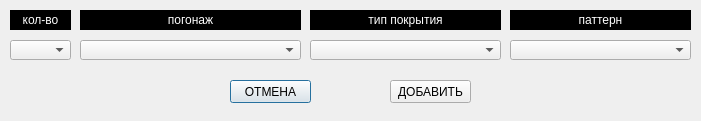
<?xml version="1.0" encoding="UTF-8"?>
<ui version="4.0">
 <class>addMoldToListDialog</class>
 <widget class="QDialog" name="addMoldToListDialog">
  <property name="geometry">
   <rect>
    <x>0</x>
    <y>0</y>
    <width>701</width>
    <height>121</height>
   </rect>
  </property>
  <property name="windowTitle">
   <string>Dialog</string>
  </property>
  <widget class="QLabel" name="label">
   <property name="geometry">
    <rect>
     <x>10</x>
     <y>10</y>
     <width>61</width>
     <height>20</height>
    </rect>
   </property>
   <property name="palette">
    <palette>
     <active>
      <colorrole role="WindowText">
       <brush brushstyle="SolidPattern">
        <color alpha="255">
         <red>255</red>
         <green>255</green>
         <blue>255</blue>
        </color>
       </brush>
      </colorrole>
      <colorrole role="Button">
       <brush brushstyle="SolidPattern">
        <color alpha="255">
         <red>0</red>
         <green>0</green>
         <blue>0</blue>
        </color>
       </brush>
      </colorrole>
      <colorrole role="Light">
       <brush brushstyle="SolidPattern">
        <color alpha="255">
         <red>0</red>
         <green>0</green>
         <blue>0</blue>
        </color>
       </brush>
      </colorrole>
      <colorrole role="Midlight">
       <brush brushstyle="SolidPattern">
        <color alpha="255">
         <red>0</red>
         <green>0</green>
         <blue>0</blue>
        </color>
       </brush>
      </colorrole>
      <colorrole role="Dark">
       <brush brushstyle="SolidPattern">
        <color alpha="255">
         <red>0</red>
         <green>0</green>
         <blue>0</blue>
        </color>
       </brush>
      </colorrole>
      <colorrole role="Mid">
       <brush brushstyle="SolidPattern">
        <color alpha="255">
         <red>0</red>
         <green>0</green>
         <blue>0</blue>
        </color>
       </brush>
      </colorrole>
      <colorrole role="Text">
       <brush brushstyle="SolidPattern">
        <color alpha="255">
         <red>255</red>
         <green>255</green>
         <blue>255</blue>
        </color>
       </brush>
      </colorrole>
      <colorrole role="BrightText">
       <brush brushstyle="SolidPattern">
        <color alpha="255">
         <red>255</red>
         <green>255</green>
         <blue>255</blue>
        </color>
       </brush>
      </colorrole>
      <colorrole role="ButtonText">
       <brush brushstyle="SolidPattern">
        <color alpha="255">
         <red>255</red>
         <green>255</green>
         <blue>255</blue>
        </color>
       </brush>
      </colorrole>
      <colorrole role="Base">
       <brush brushstyle="SolidPattern">
        <color alpha="255">
         <red>0</red>
         <green>0</green>
         <blue>0</blue>
        </color>
       </brush>
      </colorrole>
      <colorrole role="Window">
       <brush brushstyle="SolidPattern">
        <color alpha="255">
         <red>0</red>
         <green>0</green>
         <blue>0</blue>
        </color>
       </brush>
      </colorrole>
      <colorrole role="Shadow">
       <brush brushstyle="SolidPattern">
        <color alpha="255">
         <red>0</red>
         <green>0</green>
         <blue>0</blue>
        </color>
       </brush>
      </colorrole>
      <colorrole role="AlternateBase">
       <brush brushstyle="SolidPattern">
        <color alpha="255">
         <red>0</red>
         <green>0</green>
         <blue>0</blue>
        </color>
       </brush>
      </colorrole>
      <colorrole role="ToolTipBase">
       <brush brushstyle="SolidPattern">
        <color alpha="255">
         <red>255</red>
         <green>255</green>
         <blue>220</blue>
        </color>
       </brush>
      </colorrole>
      <colorrole role="ToolTipText">
       <brush brushstyle="SolidPattern">
        <color alpha="255">
         <red>0</red>
         <green>0</green>
         <blue>0</blue>
        </color>
       </brush>
      </colorrole>
     </active>
     <inactive>
      <colorrole role="WindowText">
       <brush brushstyle="SolidPattern">
        <color alpha="255">
         <red>255</red>
         <green>255</green>
         <blue>255</blue>
        </color>
       </brush>
      </colorrole>
      <colorrole role="Button">
       <brush brushstyle="SolidPattern">
        <color alpha="255">
         <red>0</red>
         <green>0</green>
         <blue>0</blue>
        </color>
       </brush>
      </colorrole>
      <colorrole role="Light">
       <brush brushstyle="SolidPattern">
        <color alpha="255">
         <red>0</red>
         <green>0</green>
         <blue>0</blue>
        </color>
       </brush>
      </colorrole>
      <colorrole role="Midlight">
       <brush brushstyle="SolidPattern">
        <color alpha="255">
         <red>0</red>
         <green>0</green>
         <blue>0</blue>
        </color>
       </brush>
      </colorrole>
      <colorrole role="Dark">
       <brush brushstyle="SolidPattern">
        <color alpha="255">
         <red>0</red>
         <green>0</green>
         <blue>0</blue>
        </color>
       </brush>
      </colorrole>
      <colorrole role="Mid">
       <brush brushstyle="SolidPattern">
        <color alpha="255">
         <red>0</red>
         <green>0</green>
         <blue>0</blue>
        </color>
       </brush>
      </colorrole>
      <colorrole role="Text">
       <brush brushstyle="SolidPattern">
        <color alpha="255">
         <red>255</red>
         <green>255</green>
         <blue>255</blue>
        </color>
       </brush>
      </colorrole>
      <colorrole role="BrightText">
       <brush brushstyle="SolidPattern">
        <color alpha="255">
         <red>255</red>
         <green>255</green>
         <blue>255</blue>
        </color>
       </brush>
      </colorrole>
      <colorrole role="ButtonText">
       <brush brushstyle="SolidPattern">
        <color alpha="255">
         <red>255</red>
         <green>255</green>
         <blue>255</blue>
        </color>
       </brush>
      </colorrole>
      <colorrole role="Base">
       <brush brushstyle="SolidPattern">
        <color alpha="255">
         <red>0</red>
         <green>0</green>
         <blue>0</blue>
        </color>
       </brush>
      </colorrole>
      <colorrole role="Window">
       <brush brushstyle="SolidPattern">
        <color alpha="255">
         <red>0</red>
         <green>0</green>
         <blue>0</blue>
        </color>
       </brush>
      </colorrole>
      <colorrole role="Shadow">
       <brush brushstyle="SolidPattern">
        <color alpha="255">
         <red>0</red>
         <green>0</green>
         <blue>0</blue>
        </color>
       </brush>
      </colorrole>
      <colorrole role="AlternateBase">
       <brush brushstyle="SolidPattern">
        <color alpha="255">
         <red>0</red>
         <green>0</green>
         <blue>0</blue>
        </color>
       </brush>
      </colorrole>
      <colorrole role="ToolTipBase">
       <brush brushstyle="SolidPattern">
        <color alpha="255">
         <red>255</red>
         <green>255</green>
         <blue>220</blue>
        </color>
       </brush>
      </colorrole>
      <colorrole role="ToolTipText">
       <brush brushstyle="SolidPattern">
        <color alpha="255">
         <red>0</red>
         <green>0</green>
         <blue>0</blue>
        </color>
       </brush>
      </colorrole>
     </inactive>
     <disabled>
      <colorrole role="WindowText">
       <brush brushstyle="SolidPattern">
        <color alpha="255">
         <red>0</red>
         <green>0</green>
         <blue>0</blue>
        </color>
       </brush>
      </colorrole>
      <colorrole role="Button">
       <brush brushstyle="SolidPattern">
        <color alpha="255">
         <red>0</red>
         <green>0</green>
         <blue>0</blue>
        </color>
       </brush>
      </colorrole>
      <colorrole role="Light">
       <brush brushstyle="SolidPattern">
        <color alpha="255">
         <red>0</red>
         <green>0</green>
         <blue>0</blue>
        </color>
       </brush>
      </colorrole>
      <colorrole role="Midlight">
       <brush brushstyle="SolidPattern">
        <color alpha="255">
         <red>0</red>
         <green>0</green>
         <blue>0</blue>
        </color>
       </brush>
      </colorrole>
      <colorrole role="Dark">
       <brush brushstyle="SolidPattern">
        <color alpha="255">
         <red>0</red>
         <green>0</green>
         <blue>0</blue>
        </color>
       </brush>
      </colorrole>
      <colorrole role="Mid">
       <brush brushstyle="SolidPattern">
        <color alpha="255">
         <red>0</red>
         <green>0</green>
         <blue>0</blue>
        </color>
       </brush>
      </colorrole>
      <colorrole role="Text">
       <brush brushstyle="SolidPattern">
        <color alpha="255">
         <red>0</red>
         <green>0</green>
         <blue>0</blue>
        </color>
       </brush>
      </colorrole>
      <colorrole role="BrightText">
       <brush brushstyle="SolidPattern">
        <color alpha="255">
         <red>255</red>
         <green>255</green>
         <blue>255</blue>
        </color>
       </brush>
      </colorrole>
      <colorrole role="ButtonText">
       <brush brushstyle="SolidPattern">
        <color alpha="255">
         <red>0</red>
         <green>0</green>
         <blue>0</blue>
        </color>
       </brush>
      </colorrole>
      <colorrole role="Base">
       <brush brushstyle="SolidPattern">
        <color alpha="255">
         <red>0</red>
         <green>0</green>
         <blue>0</blue>
        </color>
       </brush>
      </colorrole>
      <colorrole role="Window">
       <brush brushstyle="SolidPattern">
        <color alpha="255">
         <red>0</red>
         <green>0</green>
         <blue>0</blue>
        </color>
       </brush>
      </colorrole>
      <colorrole role="Shadow">
       <brush brushstyle="SolidPattern">
        <color alpha="255">
         <red>0</red>
         <green>0</green>
         <blue>0</blue>
        </color>
       </brush>
      </colorrole>
      <colorrole role="AlternateBase">
       <brush brushstyle="SolidPattern">
        <color alpha="255">
         <red>0</red>
         <green>0</green>
         <blue>0</blue>
        </color>
       </brush>
      </colorrole>
      <colorrole role="ToolTipBase">
       <brush brushstyle="SolidPattern">
        <color alpha="255">
         <red>255</red>
         <green>255</green>
         <blue>220</blue>
        </color>
       </brush>
      </colorrole>
      <colorrole role="ToolTipText">
       <brush brushstyle="SolidPattern">
        <color alpha="255">
         <red>0</red>
         <green>0</green>
         <blue>0</blue>
        </color>
       </brush>
      </colorrole>
     </disabled>
    </palette>
   </property>
   <property name="autoFillBackground">
    <bool>true</bool>
   </property>
   <property name="text">
    <string>кол-во</string>
   </property>
   <property name="textFormat">
    <enum>Qt::RichText</enum>
   </property>
   <property name="alignment">
    <set>Qt::AlignCenter</set>
   </property>
  </widget>
  <widget class="QLabel" name="label_2">
   <property name="geometry">
    <rect>
     <x>80</x>
     <y>10</y>
     <width>221</width>
     <height>20</height>
    </rect>
   </property>
   <property name="palette">
    <palette>
     <active>
      <colorrole role="WindowText">
       <brush brushstyle="SolidPattern">
        <color alpha="255">
         <red>255</red>
         <green>255</green>
         <blue>255</blue>
        </color>
       </brush>
      </colorrole>
      <colorrole role="Button">
       <brush brushstyle="SolidPattern">
        <color alpha="255">
         <red>0</red>
         <green>0</green>
         <blue>0</blue>
        </color>
       </brush>
      </colorrole>
      <colorrole role="Light">
       <brush brushstyle="SolidPattern">
        <color alpha="255">
         <red>0</red>
         <green>0</green>
         <blue>0</blue>
        </color>
       </brush>
      </colorrole>
      <colorrole role="Midlight">
       <brush brushstyle="SolidPattern">
        <color alpha="255">
         <red>0</red>
         <green>0</green>
         <blue>0</blue>
        </color>
       </brush>
      </colorrole>
      <colorrole role="Dark">
       <brush brushstyle="SolidPattern">
        <color alpha="255">
         <red>0</red>
         <green>0</green>
         <blue>0</blue>
        </color>
       </brush>
      </colorrole>
      <colorrole role="Mid">
       <brush brushstyle="SolidPattern">
        <color alpha="255">
         <red>0</red>
         <green>0</green>
         <blue>0</blue>
        </color>
       </brush>
      </colorrole>
      <colorrole role="Text">
       <brush brushstyle="SolidPattern">
        <color alpha="255">
         <red>255</red>
         <green>255</green>
         <blue>255</blue>
        </color>
       </brush>
      </colorrole>
      <colorrole role="BrightText">
       <brush brushstyle="SolidPattern">
        <color alpha="255">
         <red>255</red>
         <green>255</green>
         <blue>255</blue>
        </color>
       </brush>
      </colorrole>
      <colorrole role="ButtonText">
       <brush brushstyle="SolidPattern">
        <color alpha="255">
         <red>255</red>
         <green>255</green>
         <blue>255</blue>
        </color>
       </brush>
      </colorrole>
      <colorrole role="Base">
       <brush brushstyle="SolidPattern">
        <color alpha="255">
         <red>0</red>
         <green>0</green>
         <blue>0</blue>
        </color>
       </brush>
      </colorrole>
      <colorrole role="Window">
       <brush brushstyle="SolidPattern">
        <color alpha="255">
         <red>0</red>
         <green>0</green>
         <blue>0</blue>
        </color>
       </brush>
      </colorrole>
      <colorrole role="Shadow">
       <brush brushstyle="SolidPattern">
        <color alpha="255">
         <red>0</red>
         <green>0</green>
         <blue>0</blue>
        </color>
       </brush>
      </colorrole>
      <colorrole role="AlternateBase">
       <brush brushstyle="SolidPattern">
        <color alpha="255">
         <red>0</red>
         <green>0</green>
         <blue>0</blue>
        </color>
       </brush>
      </colorrole>
      <colorrole role="ToolTipBase">
       <brush brushstyle="SolidPattern">
        <color alpha="255">
         <red>255</red>
         <green>255</green>
         <blue>220</blue>
        </color>
       </brush>
      </colorrole>
      <colorrole role="ToolTipText">
       <brush brushstyle="SolidPattern">
        <color alpha="255">
         <red>0</red>
         <green>0</green>
         <blue>0</blue>
        </color>
       </brush>
      </colorrole>
     </active>
     <inactive>
      <colorrole role="WindowText">
       <brush brushstyle="SolidPattern">
        <color alpha="255">
         <red>255</red>
         <green>255</green>
         <blue>255</blue>
        </color>
       </brush>
      </colorrole>
      <colorrole role="Button">
       <brush brushstyle="SolidPattern">
        <color alpha="255">
         <red>0</red>
         <green>0</green>
         <blue>0</blue>
        </color>
       </brush>
      </colorrole>
      <colorrole role="Light">
       <brush brushstyle="SolidPattern">
        <color alpha="255">
         <red>0</red>
         <green>0</green>
         <blue>0</blue>
        </color>
       </brush>
      </colorrole>
      <colorrole role="Midlight">
       <brush brushstyle="SolidPattern">
        <color alpha="255">
         <red>0</red>
         <green>0</green>
         <blue>0</blue>
        </color>
       </brush>
      </colorrole>
      <colorrole role="Dark">
       <brush brushstyle="SolidPattern">
        <color alpha="255">
         <red>0</red>
         <green>0</green>
         <blue>0</blue>
        </color>
       </brush>
      </colorrole>
      <colorrole role="Mid">
       <brush brushstyle="SolidPattern">
        <color alpha="255">
         <red>0</red>
         <green>0</green>
         <blue>0</blue>
        </color>
       </brush>
      </colorrole>
      <colorrole role="Text">
       <brush brushstyle="SolidPattern">
        <color alpha="255">
         <red>255</red>
         <green>255</green>
         <blue>255</blue>
        </color>
       </brush>
      </colorrole>
      <colorrole role="BrightText">
       <brush brushstyle="SolidPattern">
        <color alpha="255">
         <red>255</red>
         <green>255</green>
         <blue>255</blue>
        </color>
       </brush>
      </colorrole>
      <colorrole role="ButtonText">
       <brush brushstyle="SolidPattern">
        <color alpha="255">
         <red>255</red>
         <green>255</green>
         <blue>255</blue>
        </color>
       </brush>
      </colorrole>
      <colorrole role="Base">
       <brush brushstyle="SolidPattern">
        <color alpha="255">
         <red>0</red>
         <green>0</green>
         <blue>0</blue>
        </color>
       </brush>
      </colorrole>
      <colorrole role="Window">
       <brush brushstyle="SolidPattern">
        <color alpha="255">
         <red>0</red>
         <green>0</green>
         <blue>0</blue>
        </color>
       </brush>
      </colorrole>
      <colorrole role="Shadow">
       <brush brushstyle="SolidPattern">
        <color alpha="255">
         <red>0</red>
         <green>0</green>
         <blue>0</blue>
        </color>
       </brush>
      </colorrole>
      <colorrole role="AlternateBase">
       <brush brushstyle="SolidPattern">
        <color alpha="255">
         <red>0</red>
         <green>0</green>
         <blue>0</blue>
        </color>
       </brush>
      </colorrole>
      <colorrole role="ToolTipBase">
       <brush brushstyle="SolidPattern">
        <color alpha="255">
         <red>255</red>
         <green>255</green>
         <blue>220</blue>
        </color>
       </brush>
      </colorrole>
      <colorrole role="ToolTipText">
       <brush brushstyle="SolidPattern">
        <color alpha="255">
         <red>0</red>
         <green>0</green>
         <blue>0</blue>
        </color>
       </brush>
      </colorrole>
     </inactive>
     <disabled>
      <colorrole role="WindowText">
       <brush brushstyle="SolidPattern">
        <color alpha="255">
         <red>0</red>
         <green>0</green>
         <blue>0</blue>
        </color>
       </brush>
      </colorrole>
      <colorrole role="Button">
       <brush brushstyle="SolidPattern">
        <color alpha="255">
         <red>0</red>
         <green>0</green>
         <blue>0</blue>
        </color>
       </brush>
      </colorrole>
      <colorrole role="Light">
       <brush brushstyle="SolidPattern">
        <color alpha="255">
         <red>0</red>
         <green>0</green>
         <blue>0</blue>
        </color>
       </brush>
      </colorrole>
      <colorrole role="Midlight">
       <brush brushstyle="SolidPattern">
        <color alpha="255">
         <red>0</red>
         <green>0</green>
         <blue>0</blue>
        </color>
       </brush>
      </colorrole>
      <colorrole role="Dark">
       <brush brushstyle="SolidPattern">
        <color alpha="255">
         <red>0</red>
         <green>0</green>
         <blue>0</blue>
        </color>
       </brush>
      </colorrole>
      <colorrole role="Mid">
       <brush brushstyle="SolidPattern">
        <color alpha="255">
         <red>0</red>
         <green>0</green>
         <blue>0</blue>
        </color>
       </brush>
      </colorrole>
      <colorrole role="Text">
       <brush brushstyle="SolidPattern">
        <color alpha="255">
         <red>0</red>
         <green>0</green>
         <blue>0</blue>
        </color>
       </brush>
      </colorrole>
      <colorrole role="BrightText">
       <brush brushstyle="SolidPattern">
        <color alpha="255">
         <red>255</red>
         <green>255</green>
         <blue>255</blue>
        </color>
       </brush>
      </colorrole>
      <colorrole role="ButtonText">
       <brush brushstyle="SolidPattern">
        <color alpha="255">
         <red>0</red>
         <green>0</green>
         <blue>0</blue>
        </color>
       </brush>
      </colorrole>
      <colorrole role="Base">
       <brush brushstyle="SolidPattern">
        <color alpha="255">
         <red>0</red>
         <green>0</green>
         <blue>0</blue>
        </color>
       </brush>
      </colorrole>
      <colorrole role="Window">
       <brush brushstyle="SolidPattern">
        <color alpha="255">
         <red>0</red>
         <green>0</green>
         <blue>0</blue>
        </color>
       </brush>
      </colorrole>
      <colorrole role="Shadow">
       <brush brushstyle="SolidPattern">
        <color alpha="255">
         <red>0</red>
         <green>0</green>
         <blue>0</blue>
        </color>
       </brush>
      </colorrole>
      <colorrole role="AlternateBase">
       <brush brushstyle="SolidPattern">
        <color alpha="255">
         <red>0</red>
         <green>0</green>
         <blue>0</blue>
        </color>
       </brush>
      </colorrole>
      <colorrole role="ToolTipBase">
       <brush brushstyle="SolidPattern">
        <color alpha="255">
         <red>255</red>
         <green>255</green>
         <blue>220</blue>
        </color>
       </brush>
      </colorrole>
      <colorrole role="ToolTipText">
       <brush brushstyle="SolidPattern">
        <color alpha="255">
         <red>0</red>
         <green>0</green>
         <blue>0</blue>
        </color>
       </brush>
      </colorrole>
     </disabled>
    </palette>
   </property>
   <property name="autoFillBackground">
    <bool>true</bool>
   </property>
   <property name="text">
    <string>погонаж</string>
   </property>
   <property name="textFormat">
    <enum>Qt::RichText</enum>
   </property>
   <property name="alignment">
    <set>Qt::AlignCenter</set>
   </property>
  </widget>
  <widget class="QLabel" name="label_3">
   <property name="geometry">
    <rect>
     <x>310</x>
     <y>10</y>
     <width>191</width>
     <height>20</height>
    </rect>
   </property>
   <property name="palette">
    <palette>
     <active>
      <colorrole role="WindowText">
       <brush brushstyle="SolidPattern">
        <color alpha="255">
         <red>255</red>
         <green>255</green>
         <blue>255</blue>
        </color>
       </brush>
      </colorrole>
      <colorrole role="Button">
       <brush brushstyle="SolidPattern">
        <color alpha="255">
         <red>0</red>
         <green>0</green>
         <blue>0</blue>
        </color>
       </brush>
      </colorrole>
      <colorrole role="Light">
       <brush brushstyle="SolidPattern">
        <color alpha="255">
         <red>0</red>
         <green>0</green>
         <blue>0</blue>
        </color>
       </brush>
      </colorrole>
      <colorrole role="Midlight">
       <brush brushstyle="SolidPattern">
        <color alpha="255">
         <red>0</red>
         <green>0</green>
         <blue>0</blue>
        </color>
       </brush>
      </colorrole>
      <colorrole role="Dark">
       <brush brushstyle="SolidPattern">
        <color alpha="255">
         <red>0</red>
         <green>0</green>
         <blue>0</blue>
        </color>
       </brush>
      </colorrole>
      <colorrole role="Mid">
       <brush brushstyle="SolidPattern">
        <color alpha="255">
         <red>0</red>
         <green>0</green>
         <blue>0</blue>
        </color>
       </brush>
      </colorrole>
      <colorrole role="Text">
       <brush brushstyle="SolidPattern">
        <color alpha="255">
         <red>255</red>
         <green>255</green>
         <blue>255</blue>
        </color>
       </brush>
      </colorrole>
      <colorrole role="BrightText">
       <brush brushstyle="SolidPattern">
        <color alpha="255">
         <red>255</red>
         <green>255</green>
         <blue>255</blue>
        </color>
       </brush>
      </colorrole>
      <colorrole role="ButtonText">
       <brush brushstyle="SolidPattern">
        <color alpha="255">
         <red>255</red>
         <green>255</green>
         <blue>255</blue>
        </color>
       </brush>
      </colorrole>
      <colorrole role="Base">
       <brush brushstyle="SolidPattern">
        <color alpha="255">
         <red>0</red>
         <green>0</green>
         <blue>0</blue>
        </color>
       </brush>
      </colorrole>
      <colorrole role="Window">
       <brush brushstyle="SolidPattern">
        <color alpha="255">
         <red>0</red>
         <green>0</green>
         <blue>0</blue>
        </color>
       </brush>
      </colorrole>
      <colorrole role="Shadow">
       <brush brushstyle="SolidPattern">
        <color alpha="255">
         <red>0</red>
         <green>0</green>
         <blue>0</blue>
        </color>
       </brush>
      </colorrole>
      <colorrole role="AlternateBase">
       <brush brushstyle="SolidPattern">
        <color alpha="255">
         <red>0</red>
         <green>0</green>
         <blue>0</blue>
        </color>
       </brush>
      </colorrole>
      <colorrole role="ToolTipBase">
       <brush brushstyle="SolidPattern">
        <color alpha="255">
         <red>255</red>
         <green>255</green>
         <blue>220</blue>
        </color>
       </brush>
      </colorrole>
      <colorrole role="ToolTipText">
       <brush brushstyle="SolidPattern">
        <color alpha="255">
         <red>0</red>
         <green>0</green>
         <blue>0</blue>
        </color>
       </brush>
      </colorrole>
     </active>
     <inactive>
      <colorrole role="WindowText">
       <brush brushstyle="SolidPattern">
        <color alpha="255">
         <red>255</red>
         <green>255</green>
         <blue>255</blue>
        </color>
       </brush>
      </colorrole>
      <colorrole role="Button">
       <brush brushstyle="SolidPattern">
        <color alpha="255">
         <red>0</red>
         <green>0</green>
         <blue>0</blue>
        </color>
       </brush>
      </colorrole>
      <colorrole role="Light">
       <brush brushstyle="SolidPattern">
        <color alpha="255">
         <red>0</red>
         <green>0</green>
         <blue>0</blue>
        </color>
       </brush>
      </colorrole>
      <colorrole role="Midlight">
       <brush brushstyle="SolidPattern">
        <color alpha="255">
         <red>0</red>
         <green>0</green>
         <blue>0</blue>
        </color>
       </brush>
      </colorrole>
      <colorrole role="Dark">
       <brush brushstyle="SolidPattern">
        <color alpha="255">
         <red>0</red>
         <green>0</green>
         <blue>0</blue>
        </color>
       </brush>
      </colorrole>
      <colorrole role="Mid">
       <brush brushstyle="SolidPattern">
        <color alpha="255">
         <red>0</red>
         <green>0</green>
         <blue>0</blue>
        </color>
       </brush>
      </colorrole>
      <colorrole role="Text">
       <brush brushstyle="SolidPattern">
        <color alpha="255">
         <red>255</red>
         <green>255</green>
         <blue>255</blue>
        </color>
       </brush>
      </colorrole>
      <colorrole role="BrightText">
       <brush brushstyle="SolidPattern">
        <color alpha="255">
         <red>255</red>
         <green>255</green>
         <blue>255</blue>
        </color>
       </brush>
      </colorrole>
      <colorrole role="ButtonText">
       <brush brushstyle="SolidPattern">
        <color alpha="255">
         <red>255</red>
         <green>255</green>
         <blue>255</blue>
        </color>
       </brush>
      </colorrole>
      <colorrole role="Base">
       <brush brushstyle="SolidPattern">
        <color alpha="255">
         <red>0</red>
         <green>0</green>
         <blue>0</blue>
        </color>
       </brush>
      </colorrole>
      <colorrole role="Window">
       <brush brushstyle="SolidPattern">
        <color alpha="255">
         <red>0</red>
         <green>0</green>
         <blue>0</blue>
        </color>
       </brush>
      </colorrole>
      <colorrole role="Shadow">
       <brush brushstyle="SolidPattern">
        <color alpha="255">
         <red>0</red>
         <green>0</green>
         <blue>0</blue>
        </color>
       </brush>
      </colorrole>
      <colorrole role="AlternateBase">
       <brush brushstyle="SolidPattern">
        <color alpha="255">
         <red>0</red>
         <green>0</green>
         <blue>0</blue>
        </color>
       </brush>
      </colorrole>
      <colorrole role="ToolTipBase">
       <brush brushstyle="SolidPattern">
        <color alpha="255">
         <red>255</red>
         <green>255</green>
         <blue>220</blue>
        </color>
       </brush>
      </colorrole>
      <colorrole role="ToolTipText">
       <brush brushstyle="SolidPattern">
        <color alpha="255">
         <red>0</red>
         <green>0</green>
         <blue>0</blue>
        </color>
       </brush>
      </colorrole>
     </inactive>
     <disabled>
      <colorrole role="WindowText">
       <brush brushstyle="SolidPattern">
        <color alpha="255">
         <red>0</red>
         <green>0</green>
         <blue>0</blue>
        </color>
       </brush>
      </colorrole>
      <colorrole role="Button">
       <brush brushstyle="SolidPattern">
        <color alpha="255">
         <red>0</red>
         <green>0</green>
         <blue>0</blue>
        </color>
       </brush>
      </colorrole>
      <colorrole role="Light">
       <brush brushstyle="SolidPattern">
        <color alpha="255">
         <red>0</red>
         <green>0</green>
         <blue>0</blue>
        </color>
       </brush>
      </colorrole>
      <colorrole role="Midlight">
       <brush brushstyle="SolidPattern">
        <color alpha="255">
         <red>0</red>
         <green>0</green>
         <blue>0</blue>
        </color>
       </brush>
      </colorrole>
      <colorrole role="Dark">
       <brush brushstyle="SolidPattern">
        <color alpha="255">
         <red>0</red>
         <green>0</green>
         <blue>0</blue>
        </color>
       </brush>
      </colorrole>
      <colorrole role="Mid">
       <brush brushstyle="SolidPattern">
        <color alpha="255">
         <red>0</red>
         <green>0</green>
         <blue>0</blue>
        </color>
       </brush>
      </colorrole>
      <colorrole role="Text">
       <brush brushstyle="SolidPattern">
        <color alpha="255">
         <red>0</red>
         <green>0</green>
         <blue>0</blue>
        </color>
       </brush>
      </colorrole>
      <colorrole role="BrightText">
       <brush brushstyle="SolidPattern">
        <color alpha="255">
         <red>255</red>
         <green>255</green>
         <blue>255</blue>
        </color>
       </brush>
      </colorrole>
      <colorrole role="ButtonText">
       <brush brushstyle="SolidPattern">
        <color alpha="255">
         <red>0</red>
         <green>0</green>
         <blue>0</blue>
        </color>
       </brush>
      </colorrole>
      <colorrole role="Base">
       <brush brushstyle="SolidPattern">
        <color alpha="255">
         <red>0</red>
         <green>0</green>
         <blue>0</blue>
        </color>
       </brush>
      </colorrole>
      <colorrole role="Window">
       <brush brushstyle="SolidPattern">
        <color alpha="255">
         <red>0</red>
         <green>0</green>
         <blue>0</blue>
        </color>
       </brush>
      </colorrole>
      <colorrole role="Shadow">
       <brush brushstyle="SolidPattern">
        <color alpha="255">
         <red>0</red>
         <green>0</green>
         <blue>0</blue>
        </color>
       </brush>
      </colorrole>
      <colorrole role="AlternateBase">
       <brush brushstyle="SolidPattern">
        <color alpha="255">
         <red>0</red>
         <green>0</green>
         <blue>0</blue>
        </color>
       </brush>
      </colorrole>
      <colorrole role="ToolTipBase">
       <brush brushstyle="SolidPattern">
        <color alpha="255">
         <red>255</red>
         <green>255</green>
         <blue>220</blue>
        </color>
       </brush>
      </colorrole>
      <colorrole role="ToolTipText">
       <brush brushstyle="SolidPattern">
        <color alpha="255">
         <red>0</red>
         <green>0</green>
         <blue>0</blue>
        </color>
       </brush>
      </colorrole>
     </disabled>
    </palette>
   </property>
   <property name="autoFillBackground">
    <bool>true</bool>
   </property>
   <property name="text">
    <string>тип покрытия</string>
   </property>
   <property name="textFormat">
    <enum>Qt::RichText</enum>
   </property>
   <property name="alignment">
    <set>Qt::AlignCenter</set>
   </property>
  </widget>
  <widget class="QLabel" name="label_5">
   <property name="geometry">
    <rect>
     <x>510</x>
     <y>10</y>
     <width>181</width>
     <height>20</height>
    </rect>
   </property>
   <property name="palette">
    <palette>
     <active>
      <colorrole role="WindowText">
       <brush brushstyle="SolidPattern">
        <color alpha="255">
         <red>255</red>
         <green>255</green>
         <blue>255</blue>
        </color>
       </brush>
      </colorrole>
      <colorrole role="Button">
       <brush brushstyle="SolidPattern">
        <color alpha="255">
         <red>0</red>
         <green>0</green>
         <blue>0</blue>
        </color>
       </brush>
      </colorrole>
      <colorrole role="Light">
       <brush brushstyle="SolidPattern">
        <color alpha="255">
         <red>0</red>
         <green>0</green>
         <blue>0</blue>
        </color>
       </brush>
      </colorrole>
      <colorrole role="Midlight">
       <brush brushstyle="SolidPattern">
        <color alpha="255">
         <red>0</red>
         <green>0</green>
         <blue>0</blue>
        </color>
       </brush>
      </colorrole>
      <colorrole role="Dark">
       <brush brushstyle="SolidPattern">
        <color alpha="255">
         <red>0</red>
         <green>0</green>
         <blue>0</blue>
        </color>
       </brush>
      </colorrole>
      <colorrole role="Mid">
       <brush brushstyle="SolidPattern">
        <color alpha="255">
         <red>0</red>
         <green>0</green>
         <blue>0</blue>
        </color>
       </brush>
      </colorrole>
      <colorrole role="Text">
       <brush brushstyle="SolidPattern">
        <color alpha="255">
         <red>255</red>
         <green>255</green>
         <blue>255</blue>
        </color>
       </brush>
      </colorrole>
      <colorrole role="BrightText">
       <brush brushstyle="SolidPattern">
        <color alpha="255">
         <red>255</red>
         <green>255</green>
         <blue>255</blue>
        </color>
       </brush>
      </colorrole>
      <colorrole role="ButtonText">
       <brush brushstyle="SolidPattern">
        <color alpha="255">
         <red>255</red>
         <green>255</green>
         <blue>255</blue>
        </color>
       </brush>
      </colorrole>
      <colorrole role="Base">
       <brush brushstyle="SolidPattern">
        <color alpha="255">
         <red>0</red>
         <green>0</green>
         <blue>0</blue>
        </color>
       </brush>
      </colorrole>
      <colorrole role="Window">
       <brush brushstyle="SolidPattern">
        <color alpha="255">
         <red>0</red>
         <green>0</green>
         <blue>0</blue>
        </color>
       </brush>
      </colorrole>
      <colorrole role="Shadow">
       <brush brushstyle="SolidPattern">
        <color alpha="255">
         <red>0</red>
         <green>0</green>
         <blue>0</blue>
        </color>
       </brush>
      </colorrole>
      <colorrole role="AlternateBase">
       <brush brushstyle="SolidPattern">
        <color alpha="255">
         <red>0</red>
         <green>0</green>
         <blue>0</blue>
        </color>
       </brush>
      </colorrole>
      <colorrole role="ToolTipBase">
       <brush brushstyle="SolidPattern">
        <color alpha="255">
         <red>255</red>
         <green>255</green>
         <blue>220</blue>
        </color>
       </brush>
      </colorrole>
      <colorrole role="ToolTipText">
       <brush brushstyle="SolidPattern">
        <color alpha="255">
         <red>0</red>
         <green>0</green>
         <blue>0</blue>
        </color>
       </brush>
      </colorrole>
     </active>
     <inactive>
      <colorrole role="WindowText">
       <brush brushstyle="SolidPattern">
        <color alpha="255">
         <red>255</red>
         <green>255</green>
         <blue>255</blue>
        </color>
       </brush>
      </colorrole>
      <colorrole role="Button">
       <brush brushstyle="SolidPattern">
        <color alpha="255">
         <red>0</red>
         <green>0</green>
         <blue>0</blue>
        </color>
       </brush>
      </colorrole>
      <colorrole role="Light">
       <brush brushstyle="SolidPattern">
        <color alpha="255">
         <red>0</red>
         <green>0</green>
         <blue>0</blue>
        </color>
       </brush>
      </colorrole>
      <colorrole role="Midlight">
       <brush brushstyle="SolidPattern">
        <color alpha="255">
         <red>0</red>
         <green>0</green>
         <blue>0</blue>
        </color>
       </brush>
      </colorrole>
      <colorrole role="Dark">
       <brush brushstyle="SolidPattern">
        <color alpha="255">
         <red>0</red>
         <green>0</green>
         <blue>0</blue>
        </color>
       </brush>
      </colorrole>
      <colorrole role="Mid">
       <brush brushstyle="SolidPattern">
        <color alpha="255">
         <red>0</red>
         <green>0</green>
         <blue>0</blue>
        </color>
       </brush>
      </colorrole>
      <colorrole role="Text">
       <brush brushstyle="SolidPattern">
        <color alpha="255">
         <red>255</red>
         <green>255</green>
         <blue>255</blue>
        </color>
       </brush>
      </colorrole>
      <colorrole role="BrightText">
       <brush brushstyle="SolidPattern">
        <color alpha="255">
         <red>255</red>
         <green>255</green>
         <blue>255</blue>
        </color>
       </brush>
      </colorrole>
      <colorrole role="ButtonText">
       <brush brushstyle="SolidPattern">
        <color alpha="255">
         <red>255</red>
         <green>255</green>
         <blue>255</blue>
        </color>
       </brush>
      </colorrole>
      <colorrole role="Base">
       <brush brushstyle="SolidPattern">
        <color alpha="255">
         <red>0</red>
         <green>0</green>
         <blue>0</blue>
        </color>
       </brush>
      </colorrole>
      <colorrole role="Window">
       <brush brushstyle="SolidPattern">
        <color alpha="255">
         <red>0</red>
         <green>0</green>
         <blue>0</blue>
        </color>
       </brush>
      </colorrole>
      <colorrole role="Shadow">
       <brush brushstyle="SolidPattern">
        <color alpha="255">
         <red>0</red>
         <green>0</green>
         <blue>0</blue>
        </color>
       </brush>
      </colorrole>
      <colorrole role="AlternateBase">
       <brush brushstyle="SolidPattern">
        <color alpha="255">
         <red>0</red>
         <green>0</green>
         <blue>0</blue>
        </color>
       </brush>
      </colorrole>
      <colorrole role="ToolTipBase">
       <brush brushstyle="SolidPattern">
        <color alpha="255">
         <red>255</red>
         <green>255</green>
         <blue>220</blue>
        </color>
       </brush>
      </colorrole>
      <colorrole role="ToolTipText">
       <brush brushstyle="SolidPattern">
        <color alpha="255">
         <red>0</red>
         <green>0</green>
         <blue>0</blue>
        </color>
       </brush>
      </colorrole>
     </inactive>
     <disabled>
      <colorrole role="WindowText">
       <brush brushstyle="SolidPattern">
        <color alpha="255">
         <red>0</red>
         <green>0</green>
         <blue>0</blue>
        </color>
       </brush>
      </colorrole>
      <colorrole role="Button">
       <brush brushstyle="SolidPattern">
        <color alpha="255">
         <red>0</red>
         <green>0</green>
         <blue>0</blue>
        </color>
       </brush>
      </colorrole>
      <colorrole role="Light">
       <brush brushstyle="SolidPattern">
        <color alpha="255">
         <red>0</red>
         <green>0</green>
         <blue>0</blue>
        </color>
       </brush>
      </colorrole>
      <colorrole role="Midlight">
       <brush brushstyle="SolidPattern">
        <color alpha="255">
         <red>0</red>
         <green>0</green>
         <blue>0</blue>
        </color>
       </brush>
      </colorrole>
      <colorrole role="Dark">
       <brush brushstyle="SolidPattern">
        <color alpha="255">
         <red>0</red>
         <green>0</green>
         <blue>0</blue>
        </color>
       </brush>
      </colorrole>
      <colorrole role="Mid">
       <brush brushstyle="SolidPattern">
        <color alpha="255">
         <red>0</red>
         <green>0</green>
         <blue>0</blue>
        </color>
       </brush>
      </colorrole>
      <colorrole role="Text">
       <brush brushstyle="SolidPattern">
        <color alpha="255">
         <red>0</red>
         <green>0</green>
         <blue>0</blue>
        </color>
       </brush>
      </colorrole>
      <colorrole role="BrightText">
       <brush brushstyle="SolidPattern">
        <color alpha="255">
         <red>255</red>
         <green>255</green>
         <blue>255</blue>
        </color>
       </brush>
      </colorrole>
      <colorrole role="ButtonText">
       <brush brushstyle="SolidPattern">
        <color alpha="255">
         <red>0</red>
         <green>0</green>
         <blue>0</blue>
        </color>
       </brush>
      </colorrole>
      <colorrole role="Base">
       <brush brushstyle="SolidPattern">
        <color alpha="255">
         <red>0</red>
         <green>0</green>
         <blue>0</blue>
        </color>
       </brush>
      </colorrole>
      <colorrole role="Window">
       <brush brushstyle="SolidPattern">
        <color alpha="255">
         <red>0</red>
         <green>0</green>
         <blue>0</blue>
        </color>
       </brush>
      </colorrole>
      <colorrole role="Shadow">
       <brush brushstyle="SolidPattern">
        <color alpha="255">
         <red>0</red>
         <green>0</green>
         <blue>0</blue>
        </color>
       </brush>
      </colorrole>
      <colorrole role="AlternateBase">
       <brush brushstyle="SolidPattern">
        <color alpha="255">
         <red>0</red>
         <green>0</green>
         <blue>0</blue>
        </color>
       </brush>
      </colorrole>
      <colorrole role="ToolTipBase">
       <brush brushstyle="SolidPattern">
        <color alpha="255">
         <red>255</red>
         <green>255</green>
         <blue>220</blue>
        </color>
       </brush>
      </colorrole>
      <colorrole role="ToolTipText">
       <brush brushstyle="SolidPattern">
        <color alpha="255">
         <red>0</red>
         <green>0</green>
         <blue>0</blue>
        </color>
       </brush>
      </colorrole>
     </disabled>
    </palette>
   </property>
   <property name="autoFillBackground">
    <bool>true</bool>
   </property>
   <property name="text">
    <string>паттерн</string>
   </property>
   <property name="textFormat">
    <enum>Qt::RichText</enum>
   </property>
   <property name="alignment">
    <set>Qt::AlignCenter</set>
   </property>
  </widget>
  <widget class="QComboBox" name="comboBox">
   <property name="geometry">
    <rect>
     <x>10</x>
     <y>40</y>
     <width>61</width>
     <height>20</height>
    </rect>
   </property>
  </widget>
  <widget class="QComboBox" name="comboBox_2">
   <property name="geometry">
    <rect>
     <x>80</x>
     <y>40</y>
     <width>221</width>
     <height>20</height>
    </rect>
   </property>
  </widget>
  <widget class="QComboBox" name="comboBox_3">
   <property name="geometry">
    <rect>
     <x>310</x>
     <y>40</y>
     <width>191</width>
     <height>20</height>
    </rect>
   </property>
  </widget>
  <widget class="QComboBox" name="comboBox_4">
   <property name="geometry">
    <rect>
     <x>510</x>
     <y>40</y>
     <width>181</width>
     <height>20</height>
    </rect>
   </property>
  </widget>
  <widget class="QPushButton" name="pushButton">
   <property name="geometry">
    <rect>
     <x>230</x>
     <y>80</y>
     <width>81</width>
     <height>23</height>
    </rect>
   </property>
   <property name="text">
    <string>ОТМЕНА</string>
   </property>
  </widget>
  <widget class="QPushButton" name="pushButton_2">
   <property name="geometry">
    <rect>
     <x>390</x>
     <y>80</y>
     <width>81</width>
     <height>23</height>
    </rect>
   </property>
   <property name="text">
    <string>ДОБАВИТЬ</string>
   </property>
  </widget>
 </widget>
 <resources/>
 <connections/>
</ui>
